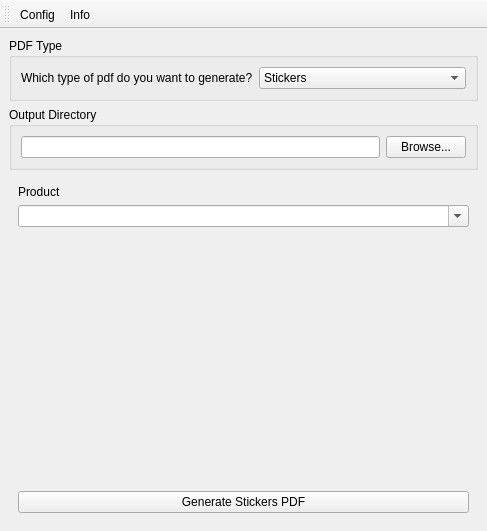
<?xml version="1.0" encoding="UTF-8"?>
<ui version="4.0">
 <class>MainWindow</class>
 <widget class="QMainWindow" name="MainWindow">
  <property name="geometry">
   <rect>
    <x>0</x>
    <y>0</y>
    <width>487</width>
    <height>437</height>
   </rect>
  </property>
  <property name="windowTitle">
   <string>GrocyCode Printpage</string>
  </property>
  <widget class="QWidget" name="centralwidget">
   <layout class="QVBoxLayout" name="mainLayout">
    <item>
     <widget class="QGroupBox" name="typeGroup">
      <property name="title">
       <string>PDF Type</string>
      </property>
      <layout class="QHBoxLayout" name="horizontalLayout_2">
       <item>
        <widget class="QLabel" name="label0">
         <property name="text">
          <string>Which type of pdf do you want to generate?</string>
         </property>
        </widget>
       </item>
       <item>
        <widget class="QComboBox" name="typeCombo">
         <item>
          <property name="text">
           <string>Stickers</string>
          </property>
         </item>
         <item>
          <property name="text">
           <string>List</string>
          </property>
         </item>
        </widget>
       </item>
      </layout>
     </widget>
    </item>
    <item>
     <widget class="QGroupBox" name="outputGroup">
      <property name="title">
       <string>Output Directory</string>
      </property>
      <layout class="QHBoxLayout" name="horizontalLayout">
       <item>
        <widget class="QLineEdit" name="outputDir"/>
       </item>
       <item>
        <widget class="QPushButton" name="outputDirChooser">
         <property name="text">
          <string>Browse...</string>
         </property>
        </widget>
       </item>
      </layout>
     </widget>
    </item>
    <item>
     <widget class="QStackedWidget" name="flowStack">
      <property name="currentIndex">
       <number>0</number>
      </property>
      <widget class="QWidget" name="stickersPage">
       <layout class="QVBoxLayout">
        <item>
         <widget class="QLabel" name="label1">
          <property name="text">
           <string>Product</string>
          </property>
         </widget>
        </item>
        <item>
         <widget class="QComboBox" name="productCombo">
          <property name="editable">
           <bool>true</bool>
          </property>
         </widget>
        </item>
        <item>
         <spacer>
          <property name="orientation">
           <enum>Qt::Orientation::Vertical</enum>
          </property>
          <property name="sizeHint" stdset="0">
           <size>
            <width>20</width>
            <height>40</height>
           </size>
          </property>
         </spacer>
        </item>
        <item>
         <widget class="QPushButton" name="generateStickersButton">
          <property name="text">
           <string>Generate Stickers PDF</string>
          </property>
         </widget>
        </item>
       </layout>
      </widget>
      <widget class="QWidget" name="listPage">
       <layout class="QVBoxLayout">
        <item>
         <widget class="QCheckBox" name="filterCheck">
          <property name="text">
           <string>Filter list?</string>
          </property>
         </widget>
        </item>
        <item>
         <widget class="QGroupBox" name="filterGroup">
          <property name="visible">
           <bool>false</bool>
          </property>
          <property name="title">
           <string>Filters</string>
          </property>
          <layout class="QVBoxLayout">
           <item>
            <widget class="QLabel" name="label2">
             <property name="text">
              <string>Which filters?</string>
             </property>
            </widget>
           </item>
           <item>
            <widget class="QListWidget" name="filterList">
             <property name="selectionMode">
              <enum>QAbstractItemView::SelectionMode::MultiSelection</enum>
             </property>
            </widget>
           </item>
           <item>
            <widget class="QGroupBox" name="filterValuesGroup">
             <property name="title">
              <string>Filter values</string>
             </property>
             <layout class="QFormLayout" name="filterValuesLayout"/>
            </widget>
           </item>
          </layout>
         </widget>
        </item>
        <item>
         <widget class="QLabel" name="label3">
          <property name="text">
           <string>Products</string>
          </property>
         </widget>
        </item>
        <item>
         <widget class="QListWidget" name="productList">
          <property name="selectionMode">
           <enum>QAbstractItemView::SelectionMode::MultiSelection</enum>
          </property>
         </widget>
        </item>
        <item>
         <widget class="QPushButton" name="generateListButton">
          <property name="text">
           <string>Generate Codesheet PDF</string>
          </property>
         </widget>
        </item>
       </layout>
      </widget>
     </widget>
    </item>
   </layout>
  </widget>
  <widget class="QToolBar" name="toolBar">
   <property name="windowTitle">
    <string>toolBar</string>
   </property>
   <attribute name="toolBarArea">
    <enum>TopToolBarArea</enum>
   </attribute>
   <attribute name="toolBarBreak">
    <bool>false</bool>
   </attribute>
   <addaction name="actionConfig"/>
   <addaction name="actionInfo"/>
  </widget>
  <action name="actionConfig">
   <property name="text">
    <string>Config</string>
   </property>
   <property name="menuRole">
    <enum>QAction::MenuRole::PreferencesRole</enum>
   </property>
  </action>
  <action name="actionInfo">
   <property name="text">
    <string>Info</string>
   </property>
   <property name="menuRole">
    <enum>QAction::MenuRole::AboutRole</enum>
   </property>
  </action>
 </widget>
 <resources/>
 <connections/>
</ui>
